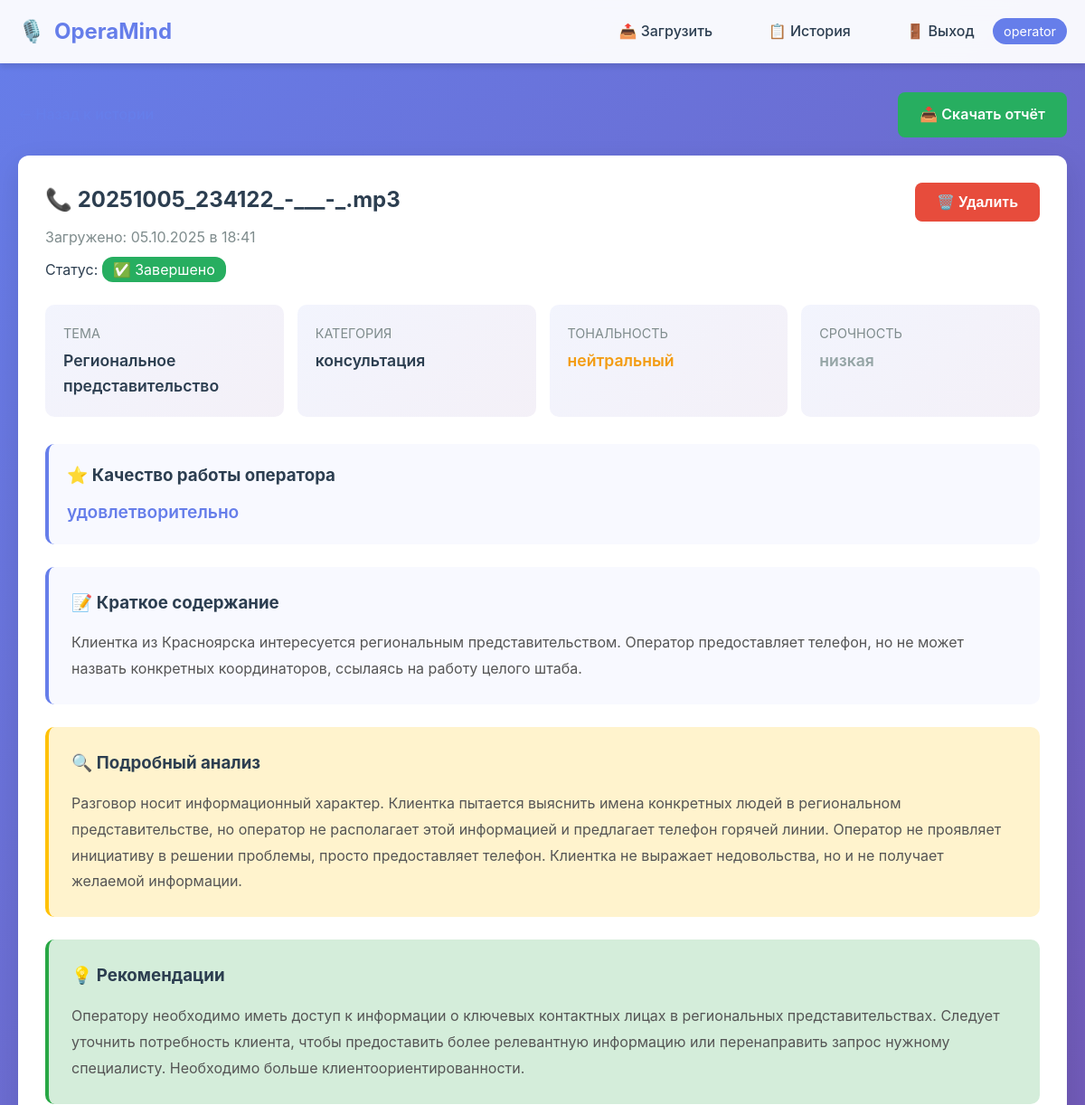
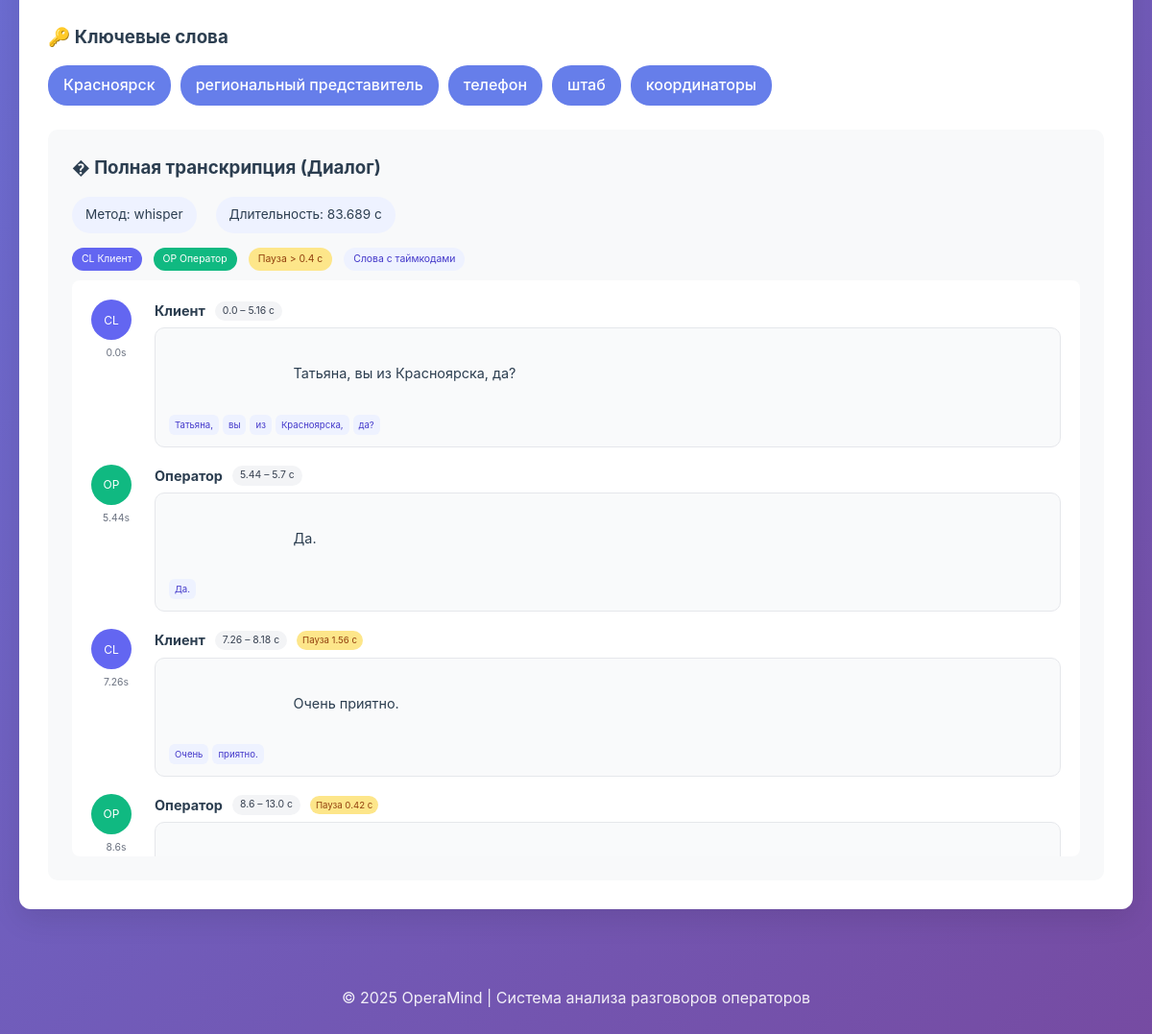
/conversation/27 (signed in), run on the app's committed database (2 pictures, top to bottom).
### models.py (models this page shows, shortened)
class User(UserMixin, db.Model):
    id = db.Column(db.Integer, primary_key=True)
    username = db.Column(db.String(80), unique=True, nullable=False)
    password_hash = db.Column(db.String(200), nullable=False)
    created_at = db.Column(db.DateTime, default=datetime.utcnow)
    conversations = db.relationship('Conversation', backref='user', lazy=True, cascade='all, delete-orphan')

class Conversation(db.Model):
    id = db.Column(db.Integer, primary_key=True)
    filename = db.Column(db.String(255), nullable=False)
    filepath = db.Column(db.String(500), nullable=False)
    duration = db.Column(db.Integer)
    upload_date = db.Column(db.DateTime, default=datetime.utcnow)
    status = db.Column(db.String(50), default='pending')  # pending/transcribing/analyzing/completed/error
    user_id = db.Column(db.Integer, db.ForeignKey('user.id'), nullable=False)
    analysis = db.relationship('Analysis', backref='conversation', uselist=False, cascade='all, delete-orphan')

class Analysis(db.Model):
    id = db.Column(db.Integer, primary_key=True)
    conversation_id = db.Column(db.Integer, db.ForeignKey('conversation.id'), nullable=False)
    transcript = db.Column(db.Text)
    topic = db.Column(db.String(100))
    category = db.Column(db.String(50))
    sentiment = db.Column(db.String(50))
    urgency = db.Column(db.String(50))
    keywords = db.Column(db.Text)  # JSON
    summary = db.Column(db.Text)
    detailed_analysis = db.Column(db.Text)  # Подробный анализ
    operator_quality = db.Column(db.String(50))  # Оценка работы оператора
    recommendations = db.Column(db.Text)  # Рекомендации
    created_at = db.Column(db.DateTime, default=datetime.utcnow)

### app.py (the view)
@app.route('/conversation/<int:conversation_id>')
@login_required
def conversation_detail(conversation_id):
    conversation = Conversation.query.get_or_404(conversation_id)
    if conversation.user_id != current_user.id:
        flash('❌ Нет доступа', 'error')
        return redirect(url_for('history'))
    return render_template('conversation_detail.html', conversation=conversation)

### templates/conversation_detail.html (shortened to what this page needs)
{% extends "base.html" %}
{% block content %}
<div style="margin-bottom: 20px; display: flex; justify-content: space-between; align-items: center;">
    <a href="{{ url_for('history') }}" style="color: #667eea; text-decoration: none; font-weight: 500;">
    </a>
    {% if conversation.analysis %}
    <a href="{{ url_for('download_report', conversation_id=conversation.id) }}" class="btn" style="background: #27ae60;">
        📥 Скачать отчёт
    </a>
    {% endif %}
</div>
<div class="card">
    <div style="display: flex; justify-content: space-between; align-items: start; margin-bottom: 25px;">
        <div>
            <h2 style="color: #2c3e50; margin-bottom: 10px;">📞 {{ conversation.filename }}</h2>
            <p style="color: #7f8c8d;">
                Загружено: {{ conversation.upload_date.strftime('%d.%m.%Y в %H:%M') }}
            </p>
            <p style="margin-top: 10px;">
                Статус:
                {% if conversation.status == 'completed' %}
                    <span style="background: #27ae60; color: white; padding: 4px 12px; border-radius: 12px;">✅ Завершено</span>
                {% elif conversation.status == 'transcribing' %}
                    <span style="background: #3498db; color: white; padding: 4px 12px; border-radius: 12px;">🎧 Транскрипция...</span>
                {% elif conversation.status == 'analyzing' %}
                    <span style="background: #f39c12; color: white; padding: 4px 12px; border-radius: 12px;">🤖 Анализ...</span>
                {% elif conversation.status == 'error' %}
                    <span style="background: #e74c3c; color: white; padding: 4px 12px; border-radius: 12px;">❌ Ошибка</span>
                {% else %}
                    <span style="background: #95a5a6; color: white; padding: 4px 12px; border-radius: 12px;">⏳ Ожидает</span>
                {% endif %}
            </p>
        </div>
        <form method="POST" action="{{ url_for('delete_conversation', conversation_id=conversation.id) }}"
              onsubmit="return confirm('Удалить этот разговор?');">
            <button type="submit" class="btn btn-danger">🗑️ Удалить</button>
        </form>
    </div>
    {% if conversation.analysis %}
    <div style="display: grid; grid-template-columns: repeat(auto-fit, minmax(200px, 1fr)); gap: 15px; margin-bottom: 30px;">
        <div style="background: linear-gradient(135deg, #667eea15 0%, #764ba215 100%); padding: 20px; border-radius: 10px;">
            <p style="color: #7f8c8d; font-size: 0.9rem; margin-bottom: 5px;">ТЕМА</p>
            <p style="color: #2c3e50; font-weight: 600; font-size: 1.1rem;">{{ conversation.analysis.topic }}</p>
        </div>
        <div style="background: linear-gradient(135deg, #667eea15 0%, #764ba215 100%); padding: 20px; border-radius: 10px;">
            <p style="color: #7f8c8d; font-size: 0.9rem; margin-bottom: 5px;">КАТЕГОРИЯ</p>
            <p style="color: #2c3e50; font-weight: 600; font-size: 1.1rem;">{{ conversation.analysis.category }}</p>
        </div>
        <div style="background: linear-gradient(135deg, #667eea15 0%, #764ba215 100%); padding: 20px; border-radius: 10px;">
            <p style="color: #7f8c8d; font-size: 0.9rem; margin-bottom: 5px;">ТОНАЛЬНОСТЬ</p>
            {% if conversation.analysis.sentiment == 'позитивный' %}
                <p style="font-weight: 600; font-size: 1.1rem; color: #27ae60;">{{ conversation.analysis.sentiment }}</p>
            {% elif conversation.analysis.sentiment == 'негативный' %}
                <p style="font-weight: 600; font-size: 1.1rem; color: #e74c3c;">{{ conversation.analysis.sentiment }}</p>
            {% else %}
                <p style="font-weight: 600; font-size: 1.1rem; color: #f39c12;">{{ conversation.analysis.sentiment }}</p>
            {% endif %}
        </div>
        <div style="background: linear-gradient(135deg, #667eea15 0%, #764ba215 100%); padding: 20px; border-radius: 10px;">
            <p style="color: #7f8c8d; font-size: 0.9rem; margin-bottom: 5px;">СРОЧНОСТЬ</p>
            {% if conversation.analysis.urgency == 'критическая' %}
                <p style="font-weight: 600; font-size: 1.1rem; color: #e74c3c;">{{ conversation.analysis.urgency }}</p>
            {% elif conversation.analysis.urgency == 'высокая' %}
                <p style="font-weight: 600; font-size: 1.1rem; color: #f39c12;">{{ conversation.analysis.urgency }}</p>
            {% elif conversation.analysis.urgency == 'средняя' %}
                <p style="font-weight: 600; font-size: 1.1rem; color: #3498db;">{{ conversation.analysis.urgency }}</p>
            {% else %}
                <p style="font-weight: 600; font-size: 1.1rem; color: #95a5a6;">{{ conversation.analysis.urgency }}</p>
            {% endif %}
        </div>
    </div>
    {% if conversation.analysis.operator_quality %}
    <div style="background: #f8f9ff; padding: 20px; border-radius: 10px; margin-bottom: 25px; border-left: 4px solid #667eea;">
        <h3 style="color: #2c3e50; margin-bottom: 10px;">⭐ Качество работы оператора</h3>
        <p style="font-size: 1.2rem; font-weight: 600; color: #667eea;">{{ conversation.analysis.operator_quality }}</p>
    </div>
    {% endif %}
    <div style="background: #f8f9ff; padding: 25px; border-radius: 10px; margin-bottom: 25px; border-left: 4px solid #667eea;">
        <h3 style="color: #2c3e50; margin-bottom: 15px;">📝 Краткое содержание</h3>
        <p style="color: #555; line-height: 1.8;">{{ conversation.analysis.summary }}</p>
    </div>
    {% if conversation.analysis.detailed_analysis %}
    <div style="background: #fff3cd; padding: 25px; border-radius: 10px; margin-bottom: 25px; border-left: 4px solid #ffc107;">
        <h3 style="color: #2c3e50; margin-bottom: 15px;">🔍 Подробный анализ</h3>
        <p style="color: #555; line-height: 1.8; white-space: pre-line;">{{ conversation.analysis.detailed_analysis }}</p>
    </div>
    {% endif %}
    {% if conversation.analysis.recommendations %}
    <div style="background: #d4edda; padding: 25px; border-radius: 10px; margin-bottom: 25px; border-left: 4px solid #28a745;">
        <h3 style="color: #2c3e50; margin-bottom: 15px;">💡 Рекомендации</h3>
        <p style="color: #555; line-height: 1.8; white-space: pre-line;">{{ conversation.analysis.recommendations }}</p>
    </div>
    {% endif %}
    <div style="margin-bottom: 25px;">
        <h3 style="color: #2c3e50; margin-bottom: 15px;">🔑 Ключевые слова</h3>
        <div style="display: flex; flex-wrap: wrap; gap: 10px;">
            {% if conversation.analysis.keywords %}
                {% set keywords = conversation.analysis.keywords|from_json %}
                {% for keyword in keywords %}
                <span style="background: #667eea; color: white; padding: 8px 16px; border-radius: 20px; font-weight: 500;">
                    {{ keyword }}
                </span>
                {% endfor %}
            {% endif %}
        </div>
    </div>
    <div style="background: #f8f9fa; padding: 25px; border-radius: 10px;">
        <h3 style="color: #2c3e50; margin-bottom: 15px;">� Полная транскрипция (Диалог)</h3>
        {% set is_json = False %}
        {% set structured = None %}
        {% if conversation.analysis.transcript %}
            {% set raw = conversation.analysis.transcript %}
            {% if raw.startswith('{') %}
                {% set is_json = True %}
                {% set structured = raw|from_json %}
            {% endif %}
        {% endif %}
        {% if is_json and structured and structured.segments %}
        <div style="display:flex; gap:20px; flex-wrap:wrap; margin-bottom:15px;">
            <div style="background:#eef2ff;padding:8px 14px;border-radius:20px;font-size:0.85rem;">Метод: {{ structured.meta.method if structured.meta and structured.meta.method }}</div>
            <div style="background:#eef2ff;padding:8px 14px;border-radius:20px;font-size:0.85rem;">Длительность: {{ structured.meta.duration_sec }} c</div>
        </div>
        <div style="display:flex; gap:12px; flex-wrap:wrap; margin-bottom:10px; font-size:0.65rem;">
            <span style="background:#6366f1;color:white;padding:4px 10px;border-radius:14px;">CL Клиент</span>
            <span style="background:#10b981;color:white;padding:4px 10px;border-radius:14px;">OP Оператор</span>
            <span style="background:#fde68a;color:#92400e;padding:4px 10px;border-radius:14px;">Пауза &gt; 0.4 c</span>
            <span style="background:#eef2ff;color:#4338ca;padding:4px 10px;border-radius:14px;">Слова с таймкодами</span>
        </div>
        <div id="chat" style="background: white; padding: 20px; border-radius: 8px; max-height: 600px; overflow-y: auto; color:#2c3e50;">
            {% for seg in structured.segments %}
                {% set seg_type = seg.segment_type if 'segment_type' in seg else ('speech') %}
                <div class="seg {% if seg_type=='silence' %}silence{% endif %}" style="margin-bottom:18px; display:flex; gap:14px; align-items:flex-start;">
                    <div style="width:52px;text-align:center;">
                        {% if seg.speaker == 'client' %}
                            <div style="background:#6366f1;color:white;width:42px;height:42px;display:flex;align-items:center;justify-content:center;border-radius:50%;font-size:0.75rem;">CL</div>
                        {% elif seg.speaker == 'operator' %}
                            <div style="background:#10b981;color:white;width:42px;height:42px;display:flex;align-items:center;justify-content:center;border-radius:50%;font-size:0.75rem;">OP</div>
                        {% else %}
                            <div style="background:#9ca3af;color:white;width:42px;height:42px;display:flex;align-items:center;justify-content:center;border-radius:50%;font-size:0.75rem;">UK</div>
                        {% endif %}
                        <div style="margin-top:6px;font-size:0.65rem;color:#6b7280;">{{ seg.start }}s</div>
                    </div>
                    <div style="flex:1;">
                        <div style="display:flex;align-items:center;gap:10px; margin-bottom:6px;">
                            <strong style="font-size:0.9rem;">
                                {% if seg.speaker == 'client' %}Клиент{% elif seg.speaker == 'operator' %}Оператор{% else %}Неизвестно{% endif %}
                            </strong>
                            <span style="background:#f3f4f6;padding:2px 8px;border-radius:12px;font-size:0.65rem;color:#374151;">{{ seg.start }} – {{ seg.end }} c</span>
                            {% if seg.gap_from_prev and seg.gap_from_prev > 0.4 %}
                                <span style="background:#fde68a;padding:2px 6px;border-radius:12px;font-size:0.6rem;color:#92400e;">Пауза {{ seg.gap_from_prev }} c</span>
                            {% endif %}
                        </div>
                        <div class="bubble" style="background:#f9fafb;border:1px solid #e5e7eb;padding:12px 14px;border-radius:10px;line-height:1.6;font-size:0.9rem; position:relative;">
                            <div style="margin-bottom:8px; white-space:pre-wrap;">
                                {% if seg_type=='silence' %}<em>{{ seg.text }}</em>{% else %}{{ seg.text }}{% endif %}
                            </div>
                            {% if seg.words %}
                                <div style="display:flex; flex-wrap:wrap; gap:4px; margin-top:6px;">
                                    {% for w in seg.words %}
                                        <span class="word" data-start="{{ w.start }}" data-end="{{ w.end }}" title="{{ w.start }}–{{ w.end }} c" style="background:#eef2ff;color:#4338ca;padding:3px 6px;border-radius:6px;font-size:0.6rem; cursor:help; transition:background .3s;">{{ w.w }}</span>
                                    {% endfor %}
                                </div>
                            {% endif %}
                        </div>
                    </div>
                </div>
            {% endfor %}
        </div>
        {% else %}
            <div style="background: white; padding: 20px; border-radius: 8px; max-height: 500px; overflow-y: auto; line-height: 1.8; color: #2c3e50; white-space: pre-line;">{{ conversation.analysis.transcript }}</div>
        {% endif %}
    </div>
    {% endif %}
</div>
{% endblock %}

### templates/base.html (shortened to what this page needs)
<!DOCTYPE html>
<html lang="ru">
<head>
</head>
<body>
    <nav class="navbar">
        <div class="container">
            <div class="logo">
                🎙️ <span>OperaMind</span>
            </div>
            {% if current_user.is_authenticated %}
            <nav>
                <a href="{{ url_for('index') }}">📤 Загрузить</a>
                <a href="{{ url_for('history') }}">📋 История</a>
                <a href="{{ url_for('logout') }}">🚪 Выход</a>
                <span class="user-badge">{{ current_user.username }}</span>
            </nav>
            {% endif %}
        </div>
    </nav>
    <div class="container">
        {% block content %}{% endblock %}
    </div>
    <footer>
        <p>© 2025 OperaMind | Система анализа разговоров операторов</p>
    </footer>
</body>
</html>

### data on the page
User: username "operator"
Conversation: filename "20251005_234122_-___-_.mp3", upload_date "05.10.2025 в 18:41"
Analysis: analysis.topic "Региональное представительство", analysis.category "консультация", analysis.sentiment "нейтральный", analysis.urgency "низкая", analysis.operator_quality "удовлетворительно", analysis.summary "Клиентка из Красноярска интересуется региональным представительством. Оператор предоставляет телефон, но не может назвать конкретных координаторов, ссылаясь на работу целого штаба.", analysis.detailed_analysis "Разговор носит информационный характер. Клиентка пытается выяснить имена конкретных людей в региональном представительстве, но оператор не располагает этой информацией и предлагает телефон горячей линии. Оператор не проявляет инициативу в решении проблемы, просто предоставляет телефон. Клиентка не выражает недовольства, но и не получает желаемой информации.", analysis.recommendations "Оператору необходимо иметь доступ к информации о ключевых контактных лицах в региональных представительствах. Следует уточнить потребность клиента, чтобы предоставить более релевантную информацию или перенаправить запрос нужному специалисту. Необходимо больше клиентоориентированности."

### other printed values
{{ keyword }} "Красноярск" "региональный представитель" "телефон" "штаб" "координаторы"
{{ structured.meta.method if structured.meta and structured.meta.method }} "whisper"
{{ structured.meta.duration_sec }} "83.689"
{{ seg.start }} "0.0" "5.44" "7.26" "8.6"
{{ seg.end }} "5.16" "5.7" "8.18" "13.0"
{{ seg.text }} "Татьяна, вы из Красноярска, да?" "Да." "Очень приятно."
{{ w.w }} "Татьяна," "вы" "из" "Красноярска," "да?" "Да." "Очень" "приятно."
{{ seg.gap_from_prev }} "1.56" "0.42"
